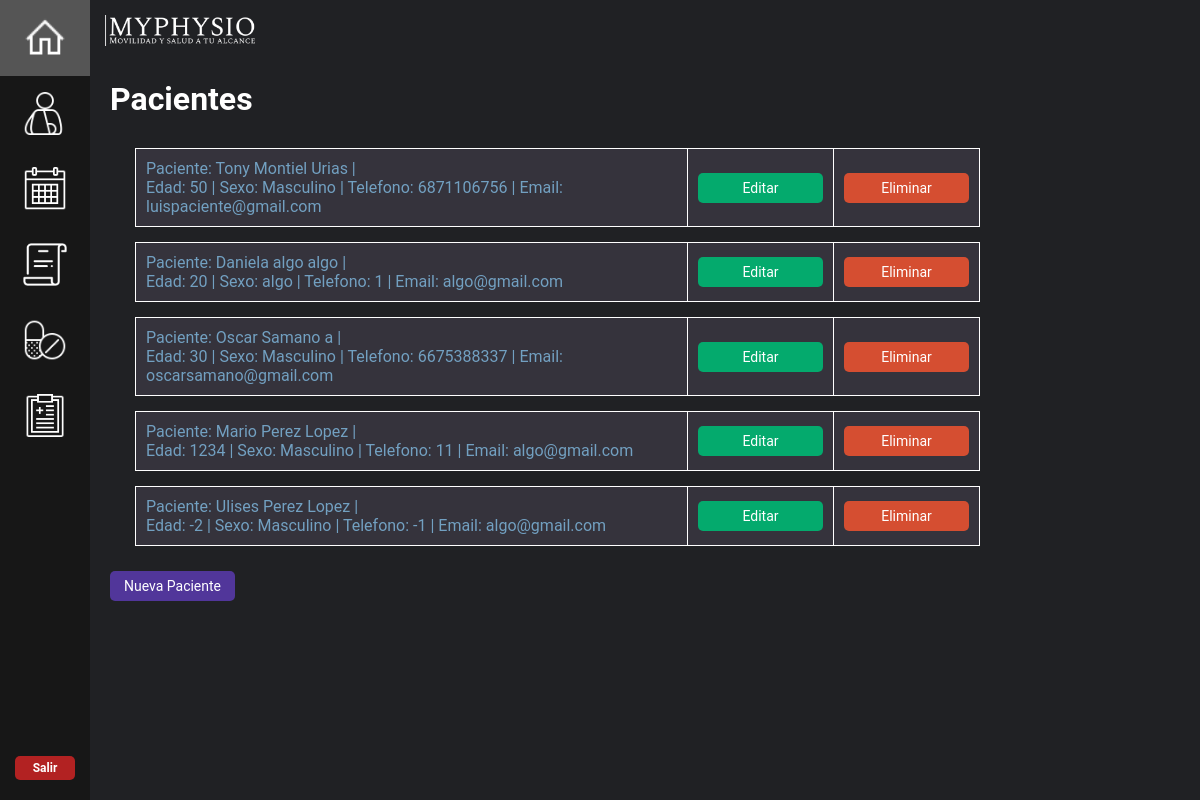
The app's page /pacientes/, older data.
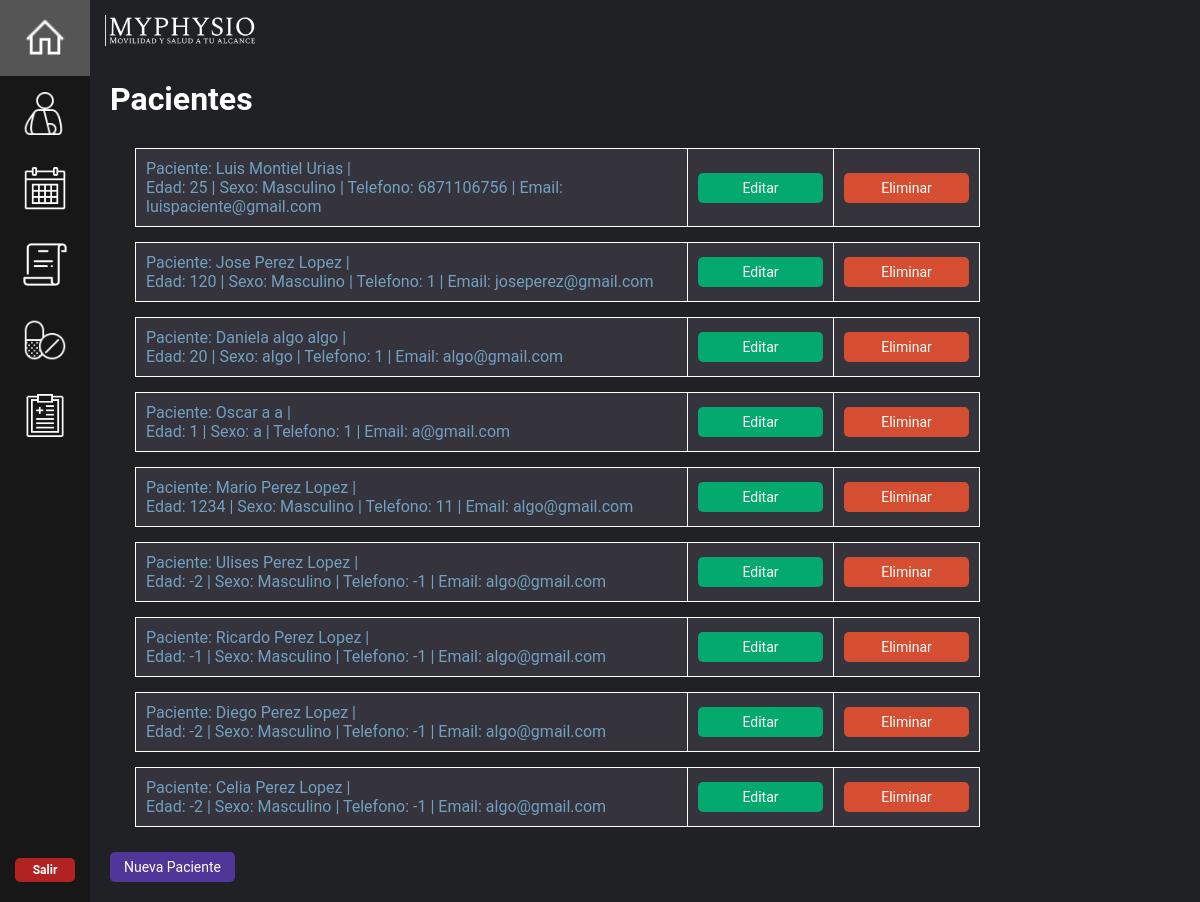
The same page, newer data.
### mainapp/models.py (models this page shows, shortened)
class Paciente(models.Model):
    nombre = models.CharField(max_length=50)
    apellido_paterno = models.CharField(max_length=50)
    apellido_materno = models.CharField(max_length=50)
    edad = models.IntegerField()
    sexo = models.CharField(max_length=50, blank=True, null=True)
    direccion = models.CharField(max_length=50, blank=True, null=True)
    telefonoP = models.IntegerField(blank=True, null=True)
    emailP = models.EmailField(blank=True, null=True)
    sintomas = models.CharField(max_length=50, blank=True, null=True)
    frecuencia_dolor = models.CharField(max_length=50, blank=True, null=True)
    act_causante = models.CharField(max_length=50, blank=True, null=True)
    descripcion_dolor = models.CharField(max_length=50, blank=True, null=True)
    intensidad_dolor = models.CharField(max_length=50, blank=True, null=True)
    tratamiento = models.CharField(max_length=50, blank=True, null=True)
    lesiones = models.CharField(max_length=50, blank=True, null=True)
    condicion = models.CharField(max_length=50, blank=True, null=True)
    tratamientos_previos = models.CharField(max_length=50, blank=True, null=True)
    medicacion_actual = models.CharField(max_length=50, blank=True, null=True)
    peso = models.IntegerField(blank=True, null=True)
    altura = models.IntegerField(blank=True, null=True)
    rango_mov = models.IntegerField(blank=True, null=True)
    presion = models.CharField(max_length=50, blank=True, null=True)
    ocupacion = models.CharField(max_length=50, blank=True, null=True)
    act_fisica = models.CharField(max_length=50, blank=True, null=True)
    descanso = models.CharField(max_length=50, blank=True, null=True)
    alimentacion = models.CharField(max_length=50, blank=True, null=True)

### mainapp/views.py (the view)
# urls.py: path("pacientes/", views.pacientes, name="pacientes"),
def pacientes(request):
    info_paciente = Paciente.objects.all
    return render(request, "./pacientes.html", {'all': info_paciente})

### mainapp/templates/pacientes.html (shortened to what this page needs)
{% extends "dashboard_home.html" %}
{% load static %}
{% block content %}
<body>
<h1 style="margin-top: 60px; color: white;">Pacientes</h1>
<div class="container_recetas">
    {% for item in all %}
    <div class="info_recetas">
        <table>
            <tr>
                <td>
                    <a href="{% url 'mostrar_paciente' item.id %}">
                    Paciente: {{item.nombre}} {{item.apellido_paterno}} {{item.apellido_materno}} | <br>
                    Edad: {{item.edad}} |
                    Sexo: {{item.sexo}} |
                    Telefono: {{item.telefonoP}} |
                    Email: {{item.emailP}}
                    </a>
                </td>
                <td align="right">
                    <a href="{% url 'update_paciente' item.id %}"> <button class="next-button edit-button" type="button">Editar</button></a>
                </td>
                <td>
                    <a href="{% url 'delete_paciente' item.id %}"> <button class="next-button delete-button" type="button">Eliminar</button></a>
                </td>
            </tr>
        </table>
    </div>
{% endfor %}
</div>
<a href="/reg_paciente"><button id="next1" class="next-button" type="button">Nueva Paciente</button></a>
</div>
{% endblock %}

Row changes from the older to the newer data that the page shows:
changed Paciente "Montiel": nombre "Tony" → "Luis"; edad "50" → "25"
added Paciente: nombre "Jose", apellido_paterno "Perez", apellido_materno "Lopez", edad "120", sexo "Masculino", telefonoP "1", emailP "joseperez@gmail.com"
changed Paciente "Oscar": apellido_paterno "Samano" → "a"; edad "30" → "1"; sexo "Masculino" → "a"; telefonoP "6675388337" → "1"; emailP "oscarsamano@gmail.com" → "a@gmail.com"
added Paciente: nombre "Ricardo", apellido_paterno "Perez", apellido_materno "Lopez", edad "-1", sexo "Masculino", telefonoP "-1", emailP "algo@gmail.com"
added Paciente: nombre "Diego", apellido_paterno "Perez", apellido_materno "Lopez", edad "-2", sexo "Masculino", telefonoP "-1", emailP "algo@gmail.com"
added Paciente: nombre "Celia", apellido_paterno "Perez", apellido_materno "Lopez", edad "-2", sexo "Masculino", telefonoP "-1", emailP "algo@gmail.com"
